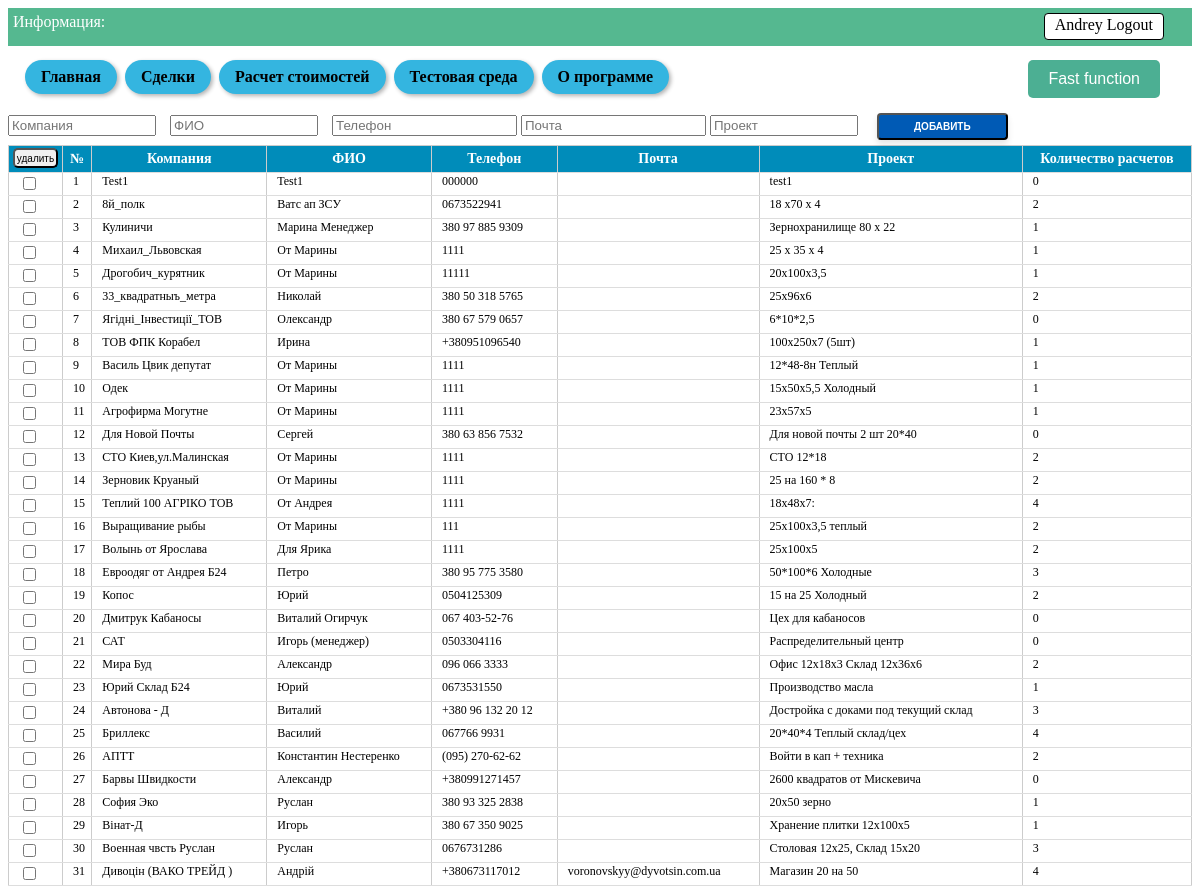
Screenshot of /leads (signed in) with the database file from the repository.
### tables this page shows
CREATE TABLE users (
id integer PRIMARY KEY AUTOINCREMENT,
name text NOT NULL,
email text NOT NULL,
psw text NOT NULL
);

CREATE TABLE lead (id integer PRIMARY KEY AUTOINCREMENT, unique_ID TEXT, company text NOT NULL, name text NOT NULL, phone text NOT NULL, mail text NOT NULL, project text NOT NULL, amount_calc INTEGER DEFAULT (0), job_title text NOT NULL, price text NOT NULL, profit text NOT NULL, user_email TEXT, product TEXT, comments_history TEXT, event TEXT, Layout BLOB, Offers BLOB, description TEXT);

### Saleshelp.py (the view, shortened to what this page needs)
@app.route('/leads', methods=["POST", "GET"])
@login_required
def leads():
    dbase = FDataBase(get_db())
    get_new_lead = dbase.get_info_records('lead', current_user.get_user_email())
    get_new_lead = [ [row[column_name] for column_name in row.keys()] for row in get_new_lead]
    get_new_lead.reverse()
    for lead in get_new_lead:
        amount_calc = dbase.get_amount_records('my_warehouse', 'lead_ID', lead[0])
        dbase.update_record("lead", 'id', lead[0], {'amount_calc': amount_calc})
        lead[7] = amount_calc
    return render_template('leads.html', title='My Trades', menu=menu,
                           title_table_leads=title_table_leads,
                           get_new_lead=get_new_lead,
                           current_user=current_user.get_user_name()
                           )

### Saleshelp.py (called while the page is built)
def connect_db():
    conn = sqlite3.connect(app.config['DATABASE'])
    conn.row_factory = sqlite3.Row
    return conn

def get_db():
    if not hasattr(g, 'link_db'):
        g.link_db = connect_db()
    return g.link_db

@login_manager.user_loader
def load_user(user_id):
    dbase = FDataBase(get_db())
    return UserLogin().fromDB(user_id, dbase)

### Utils/FDataBase.py (called while the page is built)
    def get_info_records(self, name_tabl, user_email, *args):
        query = ''
        if len(args) > 0:
            for column, value in args:
                query += f" AND {column} = '{value}' AND "
            query = query.rstrip(' AND')
        sql = f"SELECT * FROM {name_tabl} WHERE user_email = '{user_email}'{query}"
        try:
            self.__cur.execute(sql)
            res = self.__cur.fetchall()
            if res:
                return res
        except:
            print("Ошибка чтения из БД")
        return []

    def get_user(self, user_id):
        try:
            self.__cur.execute(f"SELECT * FROM users WHERE id = {user_id} LIMIT 1")
            res = self.__cur.fetchone()
            if not res:
                print("Пользователь не найден")
                return False
            return res
        except sqlite3.Error as e:
            print("Ошибка получения данных из БД " + str(e))
        return False

    def update_record(self, name_table, title_column, vol_column, new_columns_values):
        new_val = ''
        for title, values in new_columns_values.items():
            new_val = new_val + title
            if type(values) == int:
                new_val = new_val + '=' + str(values) + ', '
            else:
                new_val = new_val + '=' + f"'{values}'" + ', '
        new_val = new_val.rstrip(', ')
        try:
            self.__cur.execute(f"UPDATE {name_table} SET {new_val} WHERE {title_column}={vol_column}")
            self.__db.commit()
            return True
        except sqlite3.Error as e:
            print(f"Ошибка обновления записи {vol_column} в БД {name_table} " + str(e))
            return False

    def get_amount_records(self, name_table, name_column, value_cell):
        try:
            self.__cur.execute(f"SELECT COUNT(*) FROM {name_table} WHERE {name_column} = '{value_cell}'")
            records = self.__cur.fetchone()[0]
            return records
        except sqlite3.Error as e:
            print("Ошибка получения записей из БД " + str(e))
            return False

### Utils/UserLogin.py (called while the page is built)
    def get_user_name(self):
        return str(self.__user['name'])

### templates/leads.html (shortened to what this page needs)
{% extends 'base.html' %}
{% block information %}
Информация:
<a href="{{url_for('logout')}}" class="button-logout"> {{ current_user }} Logout </a>
{% endblock %}
{% block content %}
<form action="{{url_for('leads')}}" method="POST" id="add-leads-table" class="form-table-leads">
  <div class="input-leads">
    {% for l in title_table_leads[:5] %}
    <input type="{{ l.type }}" id="{{l.name}}" name="{{l.name}}" placeholder="{{l.placeholder}}"
          {% if l.name !='mail' %} required {% endif %}>
    {% endfor %}
    <input type="submit" name="button-add-lead" value="Добавить" />
  </div>
</form>
<form action="{{url_for('leads')}}" method="POST">
  <table id="my-table">
    <thead>
      <tr>
        <th class="button-delete-lead-th">
          <input type="submit" name="button-delete-lead" value="удалить" class="button-delete-lead">
        </th>
        <th>№</th>
        {% for title_col in title_table_leads %}
        <th>{{ title_col.placeholder }}</th>
        {% endfor %}
      </tr>
    </thead>
    <tbody class="table-result">
      {% for row in get_new_lead %}
      <tr>
        <td><input type="checkbox" name="check-lead" id="check-lead" value="{{ row[0] }}"></td>
        <td><a href="{{ url_for('show_info_lead', alias=row[2] ) }}">{{ get_new_lead.index(row)+1 }}</a></td>
        {% for cell in row[2:8] %}
        <td><a href="{{ url_for('show_info_lead', alias=row[2] ) }}">{{ cell }}</a></td>
        {% endfor %}
      </tr>
      {% endfor %}
    </tbody>
  </table>
</form>
{% endblock %}

### templates/base.html (shortened to what this page needs)
<!DOCTYPE html>
<html>
<head>
  <link type="text/css" rel="stylesheet" href="{{ url_for('static', filename='css/style.css') }}">
</head>
<body>
  <div class="info-panel">
    {% block information %} This is my main page{% endblock %}
  </div>
  {% block menu %}
  <ul class="navigation">
    {% for m in menu %}
    <li><a class="nav-button" href="{{m.url}}">{{ m.name }}</a></li>
    {% endfor %}
    <li class="convert-button-menu">
      {% block convertion_num %}
      <button class="convert-button" onclick="openModal()">Fast function</button>
      {% endblock convertion_num%}
    </li>
  </ul>
  {% endblock menu %}
  {% block content %}{% endblock %}
</body>
</html>

### static/css/style.css (style rules this page uses)
.info-panel { background-color: rgba(35, 163, 112, 0.773); color: white; font-size: 16px; padding: 5px; padding-bottom: 15px; margin-bottom: 10px; }
.navigation { white-space: nowrap; margin-bottom: 10px; margin-top: 5px; }
.navigation { padding-left: 15px; }
.navigation li { display: inline-block; }
.nav-button { font-weight: 600; background-color: #34b5e0; border-radius: 20px; color: #000; padding: 8px 16px; text-align: center; text-decoration: none; display: inline-block; font-size: 16px; margin: 4px 2px; cursor: pointer; box-shadow: 2px 2px 4px rgba(0, 0, 0, 0.3); }
table { width: 90%; border-collapse: collapse; margin-bottom: 10px; }
th { background-color: #a7a1a1; font-weight: bold; }
td, th { padding: 5px; text-align: center; border: 1px solid #ccc; }
.convert-button { background-color: #4caf93; border: none; color: white; padding: 10px 20px; text-align: center; text-decoration: none; display: inline-block; font-size: 16px; margin: 4px 2px; cursor: pointer; border-radius: 5px; }
.convert-button-menu { float: right; margin-right: 30px; }
.button-logout { float: right; margin-right: 23px; }
.button-logout { padding-bottom: 5px; padding-top: 2px; padding-left: 10px; padding-right: 10px; background-color: #fff; color: #000; text-decoration: none; border: 1px solid #000; border-radius: 4px; }
.input-leads { white-space: nowrap; }
#add-leads-table input[type="text"] { display: inline-block; width: 140px; margin-right: 10px; }
#add-leads-table input[type="submit"] { display: inline-block; padding: 6px 35px; border-radius: 4px; margin: 5px; font-size: 10px; font-weight: 600; text-decoration: none; text-transform: uppercase; color: #fff; background-color: #005ab5; box-shadow: 0 4px 6px rgba(0, 0, 0, 0.1); cursor: pointer; }
.button-delete-lead-th { padding: 0px; width: 20px; white-space: nowrap; }
.button-delete-lead { width: 45px; height: 20px; border-radius: 1px; font-size: 10px; padding: 0; border-radius: 5px; margin-bottom: 2px; margin-left: 2px; margin-right: 2px; }
#my-table { border-collapse: collapse; width: 100%; }
#my-table th { background-color: #008CBA; color: white; font-weight: bold; padding: 2px; border-bottom: 1px solid #ddd; font-size: 14px; }
#my-table td { border-bottom: 1px solid #ddd; padding: 1px; padding-left: 10px; text-align: left; font-size: 12px; vertical-align: top; background-color: white; }
table td a { text-decoration: none; color: inherit; }

### rows the page displays
users: name "Andrey"
lead: get_new_lead "1", company "Test1", name "Test1", phone "000000", project "test1", 8 "0"
lead: get_new_lead.index(row)+1 "2", company "8й_полк", name "Ватс ап ЗСУ", phone "0673522941", project "18 х70 х 4", 8 "2"
lead: get_new_lead "3", company "Кулиничи", name "Марина Менеджер", phone "380 97 885 9309", project "Зернохранилище 80 х 22", 8 "1"
lead: get_new_lead "4", company "Михаил_Львовская", name "От Марины", phone "1111", project "25 х 35 х 4", 8 "1"
lead: get_new_lead "5", company "Дрогобич_курятник", name "От Марины", phone "11111", project "20х100х3,5", 8 "1"
lead: get_new_lead "6", company "33_квадратныъ_метра", name "Николай", phone "380 50 318 5765", project "25х96х6", 8 "2"
lead: get_new_lead "7", company "Ягідні_Інвестиції_ТОВ", name "Олександр", phone "380 67 579 0657", project "6*10*2,5", 8 "0"
lead: get_new_lead "8", company "ТОВ ФПК Корабел", name "Ирина", phone "+380951096540", project "100х250х7 (5шт)", 8 "1"
lead: get_new_lead "9", company "Василь Цвик депутат", name "От Марины", phone "1111", project "12*48-8н Теплый", 8 "1"
lead: get_new_lead "10", company "Одек", name "От Марины", phone "1111", project "15х50х5,5 Холодный", 8 "1"
lead: get_new_lead "11", company "Агрофирма Могутне", name "От Марины", phone "1111", project "23х57х5", 8 "1"
lead: get_new_lead "12", company "Для Новой Почты", name "Сергей", phone "380 63 856 7532", project "Для новой почты 2 шт 20*40", 8 "0"
lead: get_new_lead "13", company "СТО Киев,ул.Малинская", name "От Марины", phone "1111", project "СТО 12*18", 8 "2"
lead: get_new_lead "14", company "Зерновик Круаный", name "От Марины", phone "1111", project "25 на 160 * 8", 8 "2"
lead: get_new_lead "15", company "Теплий 100 АГРІКО ТОВ", name "От Андрея", phone "1111", project "18х48х7:", 8 "4"
lead: get_new_lead "16", company "Выращивание рыбы", name "От Марины", phone "111", project "25х100х3,5 теплый", 8 "2"
lead: get_new_lead "17", company "Волынь от Ярослава", name "Для Ярика", phone "1111", project "25х100х5", 8 "2"
lead: get_new_lead "18", company "Евроодяг от Андрея Б24", name "Петро", phone "380 95 775 3580", project "50*100*6 Холодные", 8 "3"
lead: get_new_lead "19", company "Копос", name "Юрий", phone "0504125309", project "15 на 25 Холодный", 8 "2"
lead: get_new_lead "20", company "Дмитрук Кабаносы", name "Виталий Огирчук", phone "067 403-52-76", project "Цех для кабаносов", 8 "0"
lead: get_new_lead "21", company "САТ", name "Игорь (менеджер)", phone "0503304116", project "Распределительный центр", 8 "0"
lead: get_new_lead "22", company "Мира Буд", name "Александр", phone "096 066 3333", project "Офис 12х18х3 Склад 12х36х6", 8 "2"
lead: get_new_lead "23", company "Юрий Склад Б24", name "Юрий", phone "0673531550", project "Производство масла", 8 "1"
lead: get_new_lead "24", company "Автонова - Д", name "Виталий", phone "+380 96 132 20 12", project "Достройка с доками под текущий склад", 8 "3"
lead: get_new_lead "25", company "Бриллекс", name "Василий", phone "067766 9931", project "20*40*4 Теплый склад/цех", 8 "4"
lead: get_new_lead "26", company "АПТТ", name "Константин Нестеренко", phone "(095) 270-62-62", project "Войти в кап + техника", 8 "2"
lead: get_new_lead "27", company "Барвы Швидкости", name "Александр", phone "+380991271457", project "2600 квадратов от Мискевича", 8 "0"
lead: get_new_lead "28", company "София Эко", name "Руслан", phone "380 93 325 2838", project "20х50 зерно", 8 "1"
lead: get_new_lead "29", company "Вінат-Д", name "Игорь", phone "380 67 350 9025", project "Хранение плитки 12х100х5", 8 "1"
lead: get_new_lead "30", company "Военная чвсть Руслан", name "Руслан", phone "0676731286", project "Столовая 12х25, Склад 15х20", 8 "3"
lead: get_new_lead "31", company "Дивоцін (ВАКО ТРЕЙД )", name "Андрій", phone "+380673117012", mail "voronovskyy@dyvotsin.com.ua", project "Магазин 20 на 50", 8 "4"

### other values shown
{{ m.name }} "Главная" "Сделки" "Расчет стоимостей" "Тестовая среда" "О программе"
{{ title_col.placeholder }} "Компания" "ФИО" "Телефон" "Почта" "Проект" "Количество расчетов"
